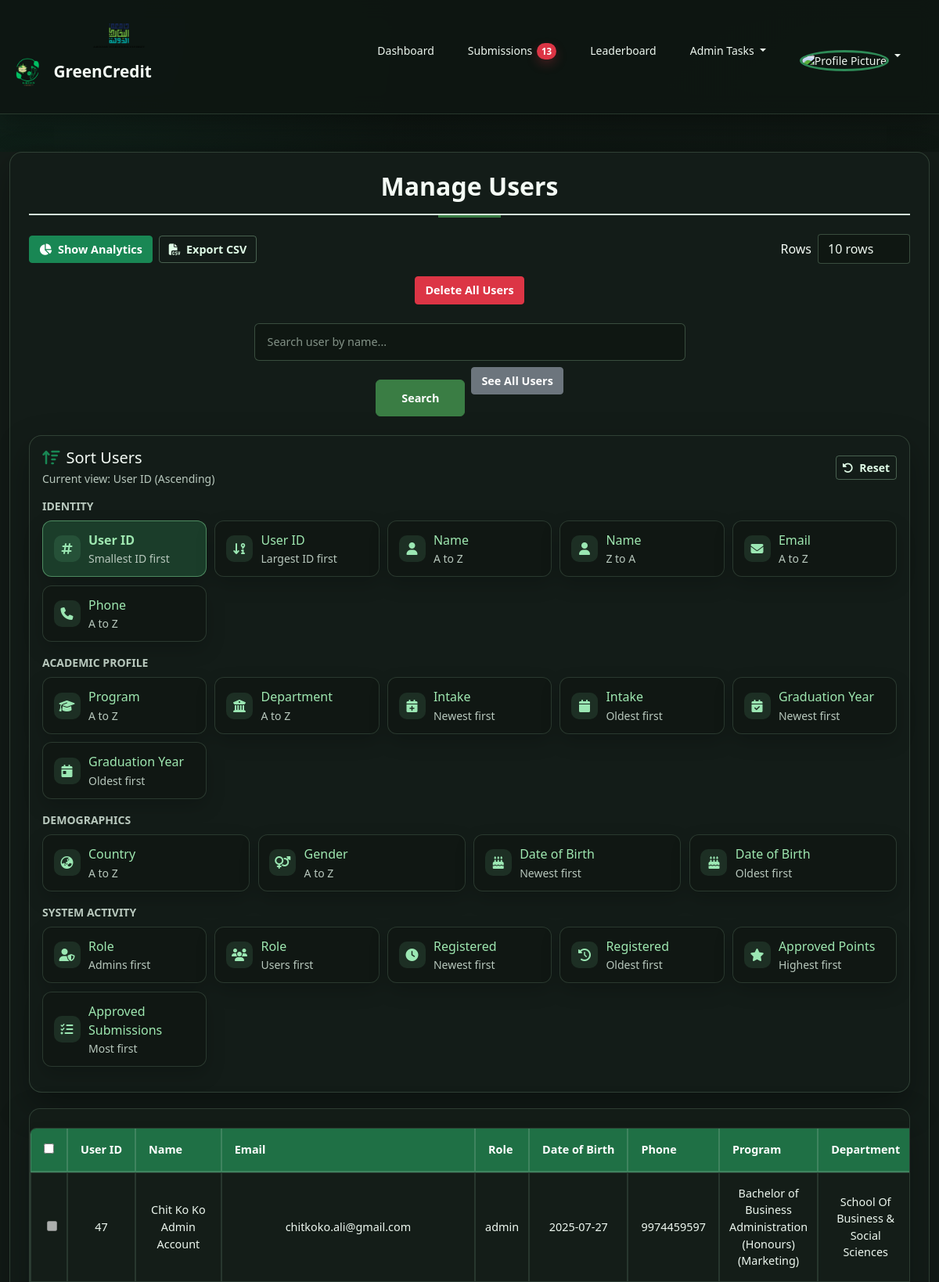
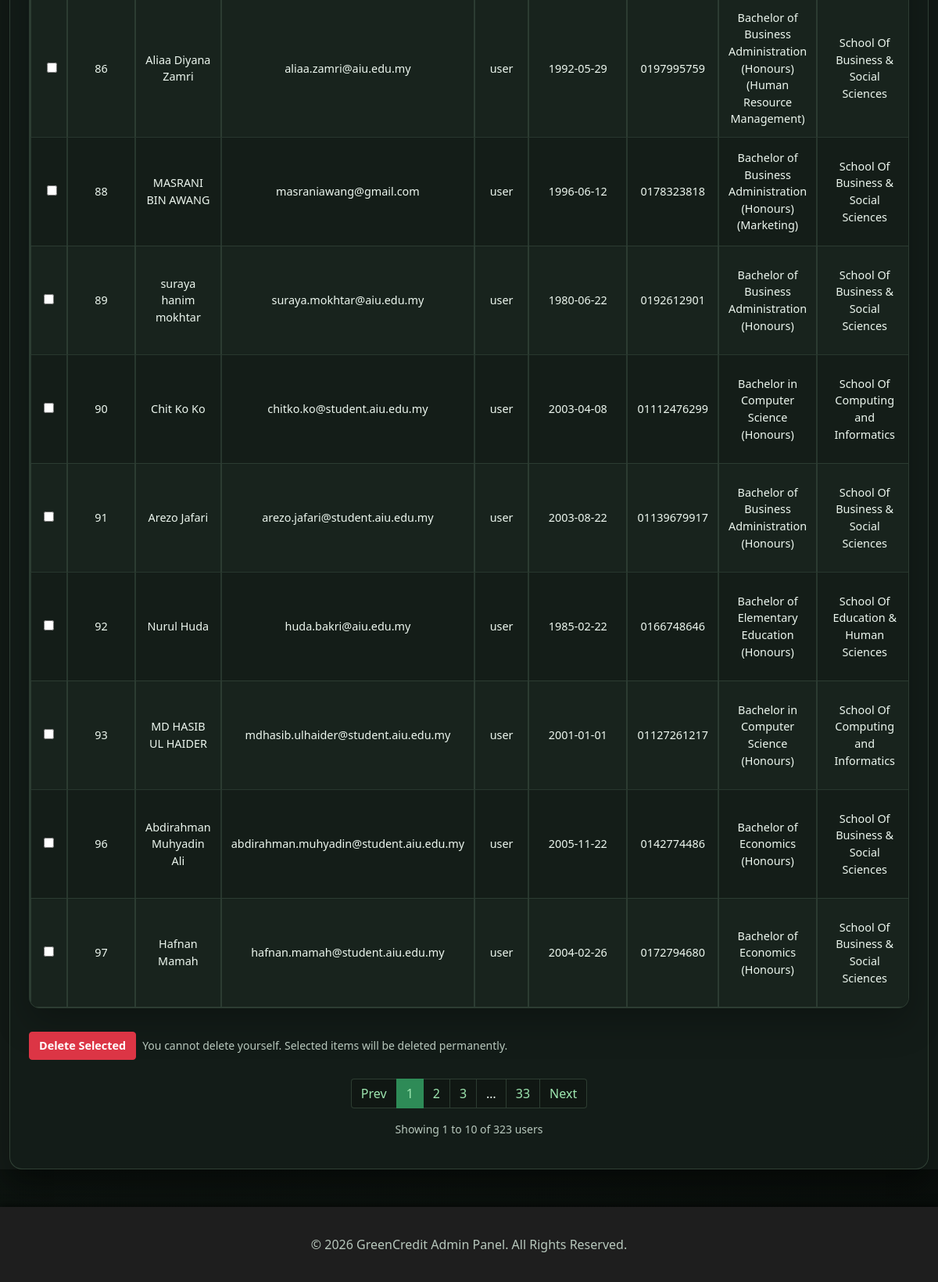
The app's page /admin/manageuser.php?sort_by=id&sort_order=ASC&per_page=10 (signed in) with its own data (2 pictures, top to bottom).
### tables this page shows
CREATE TABLE `users` (
  `id` int NOT NULL,
  `name` varchar(255) NOT NULL,
  `date_of_birth` date NOT NULL,
  `phone_number` varchar(20) NOT NULL,
  `email` varchar(255) NOT NULL,
  `password` varchar(255) NOT NULL,
  `role` enum('admin','user') DEFAULT 'user',
  `eco_points` int DEFAULT '0',
  `profile_pic` varchar(255) DEFAULT 'default-profile.jpg',
  `program_of_study` varchar(255) NOT NULL,
  `intake` varchar(50) NOT NULL,
  `country` varchar(100) NOT NULL,
  `gender` enum('Male','Female','Other') NOT NULL,
  `department` varchar(255) NOT NULL,
  `expected_graduation_year` year NOT NULL,
  `created_at` timestamp NOT NULL DEFAULT CURRENT_TIMESTAMP,
  `reset_token` varchar(255) DEFAULT NULL,
  `token_expiry` datetime DEFAULT NULL
);

### admin/manageuser.php (the view, shortened to what the rows shown need)
<?php
include '../includes/db.php';
$logged_in_user_id = $_SESSION['user_id'];
$is_super_admin = false;
$check_super_admin_query = "SELECT role FROM users WHERE id = ?";
$stmt = $conn->prepare($check_super_admin_query);
$stmt->bind_param("i", $logged_in_user_id);
$stmt->execute();
$result = $stmt->get_result();
$user_data = $result->fetch_assoc();
if ($user_data['role'] === 'admin') {
    $is_super_admin = in_array($logged_in_user_id, [47]);
}
$search = $_GET['search'] ?? '';
$sort_by = $_GET['sort_by'] ?? 'name';
$sort_order = $_GET['sort_order'] ?? 'ASC';
$allowed_sort_columns = [
    'id', 'name', 'email', 'role', 'date_of_birth', 'phone_number',
    'program_of_study', 'department', 'country', 'gender',
    'expected_graduation_year', 'intake', 'created_at', 'points',
    'submission_count'
];
$sort_by = in_array($sort_by, $allowed_sort_columns) ? $sort_by : 'name';
$sort_order = strtoupper($sort_order) === 'DESC' ? 'DESC' : 'ASC';
$per_page_param = $_GET['per_page'] ?? '10';
$allowed_per_page = ['10', '25', '50', '100', 'all'];
$per_page_param = in_array($per_page_param, $allowed_per_page, true) ? $per_page_param : '10';
if (!empty($search)) {
    $users_query = "SELECT * FROM users WHERE name LIKE ?";
    $stmt = $conn->prepare($users_query);
    $search_param = "%" . $search . "%";
    $stmt->bind_param("s", $search_param);
    $stmt->execute();
    $users_result = $stmt->get_result();
} else {
    $users_query = "SELECT * FROM users";
    $users_result = $conn->query($users_query);
}
$users_map = [];
$name_to_id = [];
if ($users_result) {
    $users_result->data_seek(0);
    while ($user = $users_result->fetch_assoc()) {
        $users_map[$user['id']] = [
            'name' => $user['name'],
            'points' => 0,
            'submission_count' => 0
        ];
        $name_to_id[$user['name']] = $user['id'];
    }
}
$submissions_query = "SELECT id, user_id, points, team_members FROM submissions WHERE status = 'approved'";
$submissions_result = $conn->query($submissions_query);
if ($submissions_result && $submissions_result->num_rows > 0) {
    while ($sub = $submissions_result->fetch_assoc()) {
        $submitter_id = (int)$sub['user_id'];
        $points = (int)$sub['points'];
        $team_members = json_decode($sub['team_members'], true) ?? [];
        $team_members = array_values(array_unique(array_map('trim', $team_members)));
        if (isset($users_map[$submitter_id])) {
            $users_map[$submitter_id]['submission_count']++;
            $users_map[$submitter_id]['points'] += $points;
        }
        foreach ($team_members as $member_name) {
            if (!isset($name_to_id[$member_name])) continue;
            $member_id = (int)$name_to_id[$member_name];
            if ($member_id === $submitter_id) {
                continue;
            }
            if (isset($users_map[$member_id])) {
                $users_map[$member_id]['submission_count']++;
                $users_map[$member_id]['points'] += $points;
            }
        }
    }
}
if ($users_result) $users_result->data_seek(0);
$final_users = [];
if ($users_result) {
    $users_result->data_seek(0);
    while ($user = $users_result->fetch_assoc()) {
        $user_id = $user['id'];
        $user['total_points'] = $users_map[$user_id]['points'] ?? 0;
        $user['submission_count'] = $users_map[$user_id]['submission_count'] ?? 0;
        $final_users[] = $user;
    }
}
usort($final_users, function($a, $b) use ($sort_by, $sort_order) {
    if (in_array($sort_by, ['id', 'points', 'submission_count', 'expected_graduation_year'], true)) {
        $aval = $a['total_points'] ?? 0;
        $bval = $b['total_points'] ?? 0;
        if ($sort_by === 'id') {
            $aval = (int)($a['id'] ?? 0);
            $bval = (int)($b['id'] ?? 0);
        } elseif ($sort_by === 'submission_count') {
            $aval = (int)($a['submission_count'] ?? 0);
            $bval = (int)($b['submission_count'] ?? 0);
        } elseif ($sort_by === 'expected_graduation_year') {
            $aval = (int)($a['expected_graduation_year'] ?? 0);
            $bval = (int)($b['expected_graduation_year'] ?? 0);
        }
    } elseif (in_array($sort_by, ['created_at', 'date_of_birth'], true)) {
        $aval = !empty($a[$sort_by]) ? strtotime($a[$sort_by]) : 0;
        $bval = !empty($b[$sort_by]) ? strtotime($b[$sort_by]) : 0;
    } else {
        $aval = strtolower((string)($a[$sort_by] ?? ''));
        $bval = strtolower((string)($b[$sort_by] ?? ''));
    }
    $result = is_string($aval) || is_string($bval)
        ? strnatcasecmp((string)$aval, (string)$bval)
        : ($aval <=> $bval);
    if ($sort_order === 'ASC') {
        return $result;
    }
    return -$result;
});
$total_users = count($final_users);
$per_page = $per_page_param === 'all' ? max(1, $total_users) : (int)$per_page_param;
$current_page = isset($_GET['page']) ? max(1, intval($_GET['page'])) : 1;
$offset = ($current_page - 1) * $per_page;
$paged_users = $per_page_param === 'all' ? $final_users : array_slice($final_users, $offset, $per_page);
$colspan = $is_super_admin ? 16 : 15;
?>
<!DOCTYPE html>
<html lang="en">
<head>
    <link href="https://cdn.jsdelivr.net/npm/bootstrap@5.1.3/dist/css/bootstrap.min.css" rel="stylesheet" />
</head>
<body>
<?php include 'includes/header.php'; ?>
<div class="container-fluid my-5">
  <div class="admin-page-shell">
    <h2 class="text-center mb-4">Manage Users</h2>
    <form method="POST" id="bulkDeleteForm">
    <div class="table-responsive">
        <table class="table table-bordered table-hover align-middle">
            <thead class="table-dark">
                <tr>
                    <?php if ($is_super_admin): ?><th style="width:40px;"><input type="checkbox" id="selectAll" title="Select all on page"></th><?php endif; ?>
                    <th>User ID</th><th>Name</th><th>Email</th><th>Role</th>
                    <th>Date of Birth</th><th>Phone</th><th>Program</th>
                    <th>Department</th><th>Country</th><th>Gender</th>
                </tr>
            </thead>
            <tbody>
                <?php if (count($paged_users) === 0): ?>
                    <tr><td colspan="<?= $colspan ?>" class="text-center">No users found.</td></tr>
                <?php else: ?>
                    <?php foreach ($paged_users as $user):
                        $uid = $user['id'];
                    ?>
                        <tr>
                            <?php if ($is_super_admin): ?>
                                <td>
                                    <input type="checkbox" class="select-user" name="selected_users[]" value="<?= (int)$uid ?>" <?= ((int)$uid === $logged_in_user_id) ? 'disabled title="You cannot select yourself"' : '' ?>>
                                </td>
                            <?php endif; ?>
                            <td><?= htmlspecialchars($uid) ?></td>
                            <td><?= htmlspecialchars($user['name']) ?></td>
                            <td><?= htmlspecialchars($user['email']) ?></td>
                            <td><?= htmlspecialchars($user['role']) ?></td>
                            <td><?= htmlspecialchars($user['date_of_birth']) ?></td>
                            <td><?= htmlspecialchars($user['phone_number']) ?></td>
                            <td><?= htmlspecialchars($user['program_of_study']) ?></td>
                            <td><?= htmlspecialchars($user['department']) ?></td>
                        </tr>
                    <?php endforeach; ?>
                <?php endif; ?>
            </tbody>
        </table>
    </div>
    </form>
  </div>
</div>
<?php include 'includes/footer.php'; ?>
</body>
</html>

### records on screen
users: id "47", name "Chit Ko Ko Admin Account", email "chitkoko.ali@gmail.com", role "admin", date_of_birth "2025-07-27", phone_number "9974459597", program_of_study "Bachelor of Business Administration (Honours) (Marketing)", department "School Of Business & Social Sciences"
users: id "86", name "Aliaa Diyana Zamri", email "aliaa.zamri@aiu.edu.my", role "user", date_of_birth "1992-05-29", phone_number "0197995759", program_of_study "Bachelor of Business Administration (Honours) (Human Resource Management)", department "School Of Business & Social Sciences"
users: id "88", name "MASRANI BIN AWANG", email "masraniawang@gmail.com", role "user", date_of_birth "1996-06-12", phone_number "0178323818", program_of_study "Bachelor of Business Administration (Honours) (Marketing)", department "School Of Business & Social Sciences"
users: id "89", name "suraya hanim mokhtar", email "suraya.mokhtar@aiu.edu.my", role "user", date_of_birth "1980-06-22", phone_number "0192612901", program_of_study "Bachelor of Business Administration (Honours)", department "School Of Business & Social Sciences"
users: id "90", name "Chit Ko Ko", email "chitko.ko@student.aiu.edu.my", role "user", date_of_birth "2003-04-08", phone_number "01112476299", program_of_study "Bachelor in Computer Science (Honours)", department "School Of Computing and Informatics"
users: id "91", name "Arezo Jafari", email "arezo.jafari@student.aiu.edu.my", role "user", date_of_birth "2003-08-22", phone_number "01139679917", program_of_study "Bachelor of Business Administration (Honours)", department "School Of Business & Social Sciences"
users: id "92", name "Nurul Huda", email "huda.bakri@aiu.edu.my", role "user", date_of_birth "1985-02-22", phone_number "0166748646", program_of_study "Bachelor of Elementary Education (Honours)", department "School Of Education & Human Sciences"
users: id "93", name "MD HASIB UL HAIDER", email "mdhasib.ulhaider@student.aiu.edu.my", role "user", date_of_birth "2001-01-01", phone_number "01127261217", program_of_study "Bachelor in Computer Science (Honours)", department "School Of Computing and Informatics"
users: id "96", name "Abdirahman Muhyadin Ali", email "abdirahman.muhyadin@student.aiu.edu.my", role "user", date_of_birth "2005-11-22", phone_number "0142774486", program_of_study "Bachelor of Economics (Honours)", department "School Of Business & Social Sciences"
users: id "97", name "Hafnan Mamah", email "hafnan.mamah@student.aiu.edu.my", role "user", date_of_birth "2004-02-26", phone_number "0172794680", program_of_study "Bachelor of Economics (Honours)", department "School Of Business & Social Sciences"

### other values on screen
$pending_submission_count "13"
$active_sort_label "User ID (Ascending)"
$sort_group['group'] "IDENTITY"
$option_title "User ID"
$option_hint "Smallest ID first"
$option_hint "Largest ID first"
$option_title "Name"
$option_hint "A to Z"
$option_hint "Z to A"
$option_title "Email"
$option_title "Phone"
$sort_group['group'] "ACADEMIC PROFILE"
$option_title "Program"
$option_title "Department"
$option_title "Intake"
